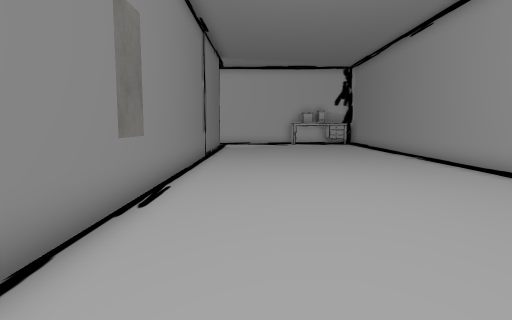
View 1 (above)

14 first-person views from a walk through a scene from a Unity 3-D project. The camera is 1.4 m above the floor, tilts 6° down and sees 75° across. The floor is counted in squares, 1 m on a side. Each view is taken from the middle of a square. On the plan, view 1 faces up. The plan holds only what a view shows up to about 15 squares ahead; the rest is blank. The player character is not drawn. Some surface patterns are stand-ins.

View 2
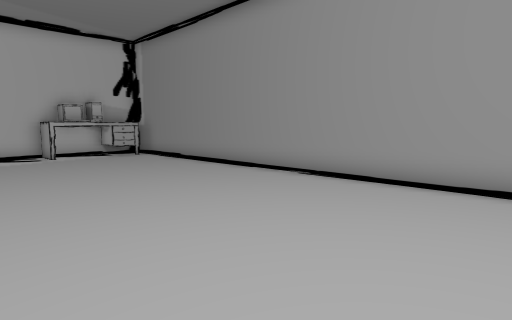

View 3
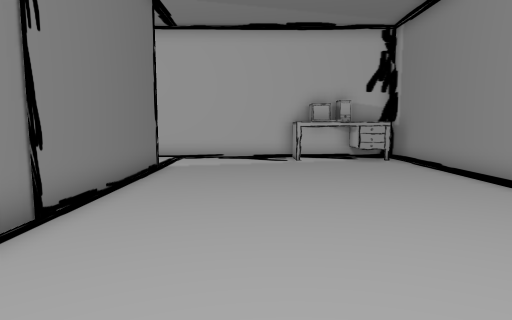

View 4
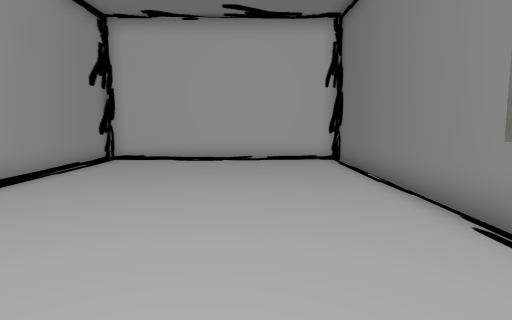

View 5
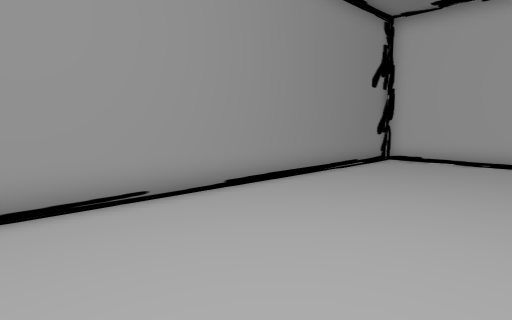

View 6
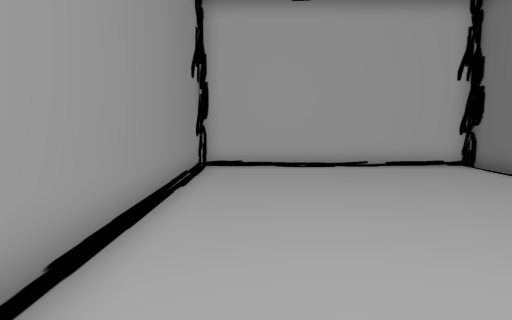

View 7
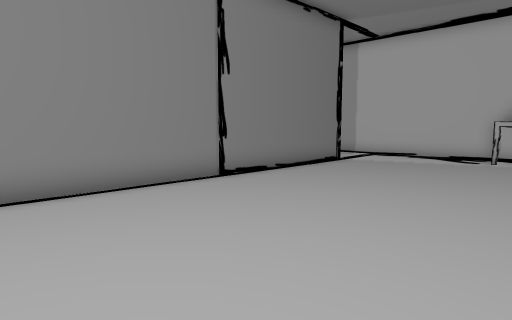

View 8
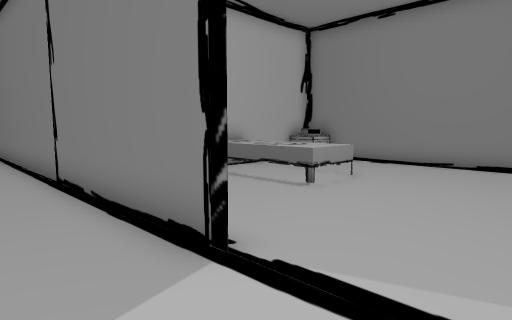

View 9
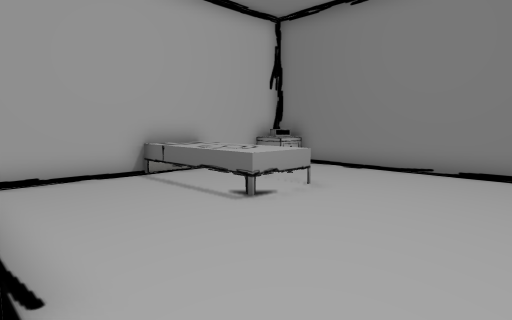

View 10
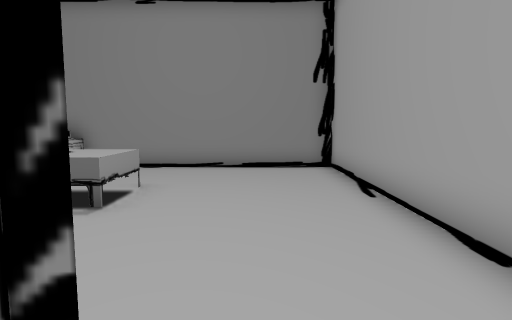

View 11
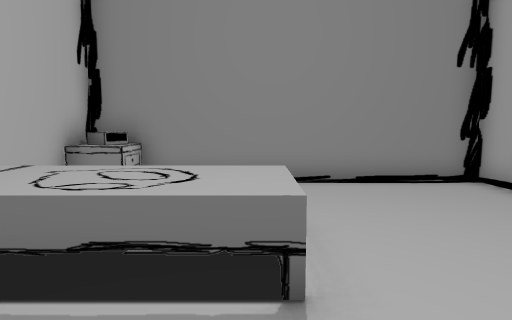

View 12
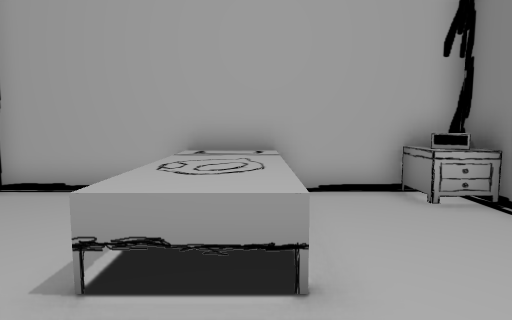

View 13
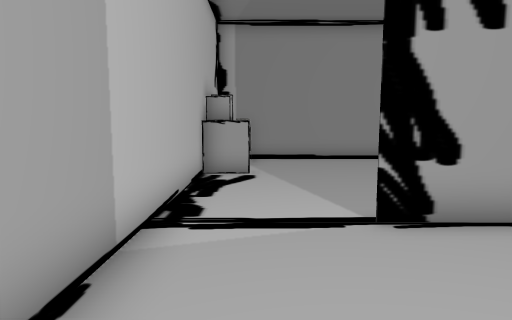

View 14
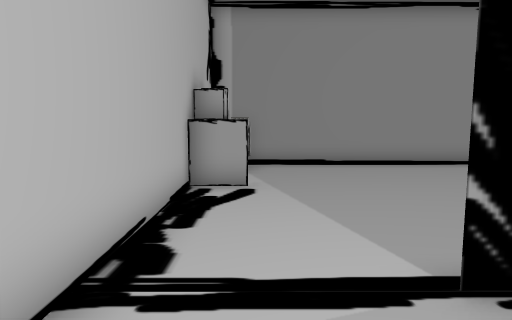

### Floor plan
Points are (right, up) in squares from view 1. A wall is a line through its corners. A room is listed if a view was taken in it or the views show most of it. See-through windows are left out.
Room 1 (views 1, 2, 3, 4, 5, 6, 7, 8, 9, 10)
walls: (-2.3, 21.4) (-2.3, -3.4) (6.9, -3.4) (6.9, 24.6); (2.6, 24.5) (-2.4, 24.5)
ways out: opening at (-2, 23) to room 2
objects: desk (3, 23) to (6, 25)
Room 2 (views 11, 12, 13, 14)
walls: (-6.6, 14.9) (-2.4, 14.9); (-2.3, 19.2) (-2.3, 21.4); (-2.4, 24.5) (-12.4, 24.5) (-12.4, 14.9) (-8.4, 14.9)
ways out: opening at (-2, 23) to room 1
objects: nightstand (-12, 16) to (-11, 16); bed (-8, 15) to (-7, 19)

Where each view was taken, in squares from view 1:
view 1: 0 up, 0 right, facing up
view 2: 8 up, 1 left, facing up-right
view 3: 10 up, 1 right, facing up
view 4: 10 up, 1 right, facing down
view 5: 10 up, 1 right, facing down-right
view 6: 8 up, 5 right, facing down
view 7: 9 up, 5 right, facing up-left
view 8: 24 up, 0 right, facing down-left
view 9: 24 up, 2 left, facing down-left
view 10: 22 up, 1 left, facing left
view 11: 19 up, 4 left, facing left
view 12: 22 up, 8 left, facing down
view 13: 23 up, 7 left, facing right
view 14: 23 up, 5 left, facing right
